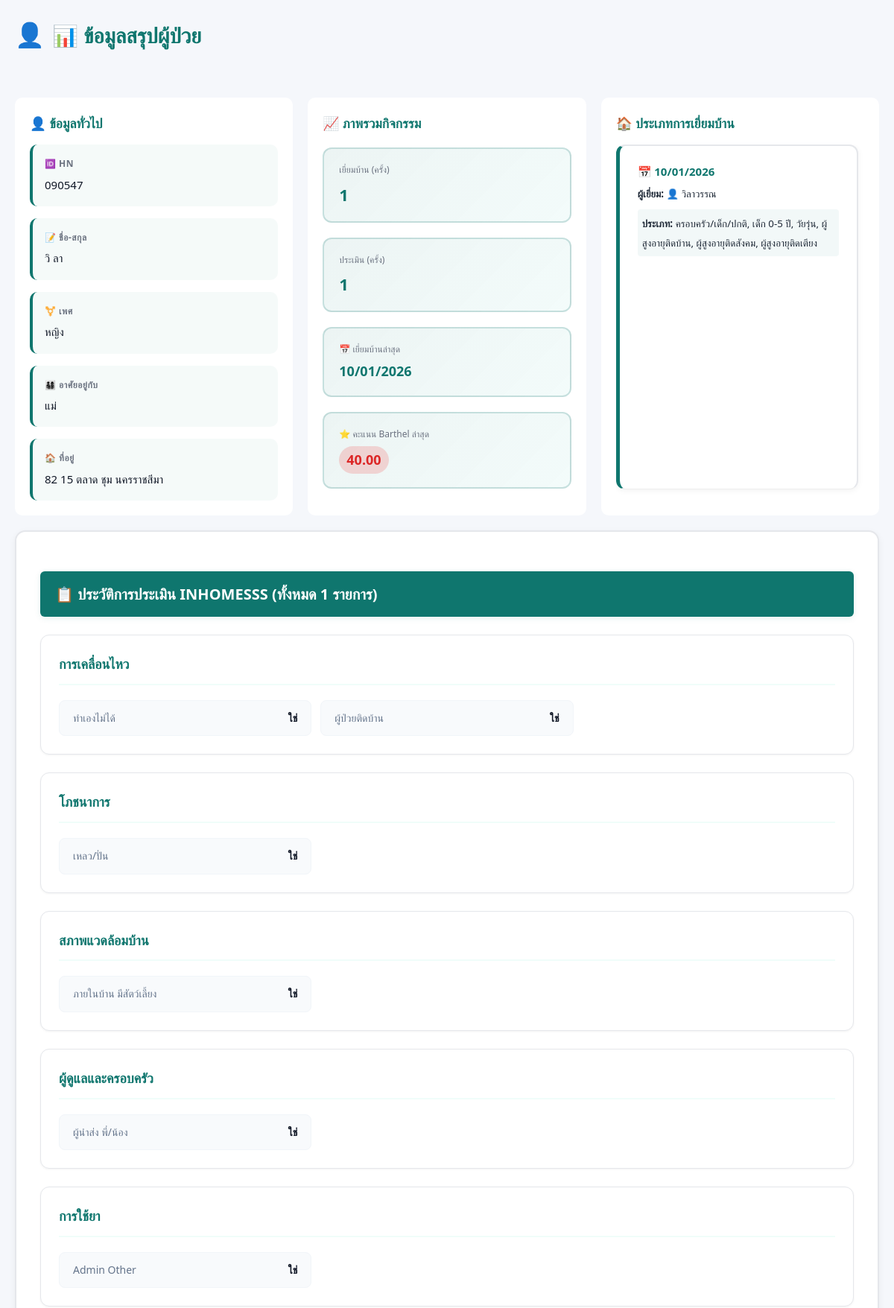
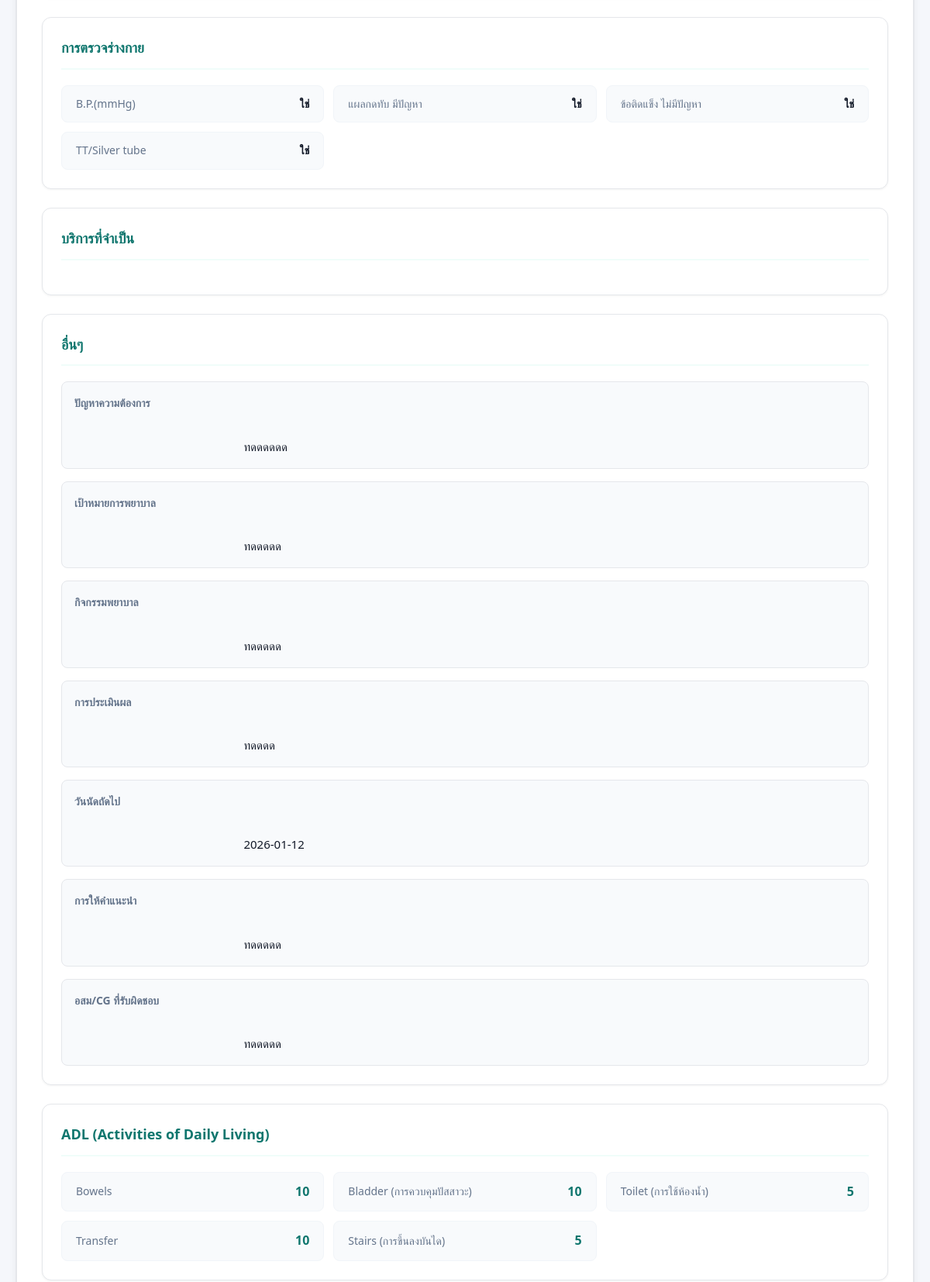
The app's page /patient_overview.php?patient_id=3&hn=090547 (upper part) with its own data (2 pictures, top to bottom).
### tables this page shows
CREATE TABLE `patients` (
  `id` int(11) NOT NULL,
  `no` varchar(50) DEFAULT NULL COMMENT 'ลำดับ',
  `visit_date` date DEFAULT NULL COMMENT 'วันที่เยี่ยม',
  `hn` varchar(50) DEFAULT NULL COMMENT 'HN (Hospital Number)',
  `fullname` varchar(255) DEFAULT NULL COMMENT 'ชื่อ-สกุล',
  `age_y` int(11) DEFAULT NULL COMMENT 'อายุ (ปี)',
  `age_m` int(11) DEFAULT NULL COMMENT 'อายุ (เดือน)',
  `gender` varchar(10) DEFAULT NULL COMMENT 'เพศ',
  `gender_note` text DEFAULT NULL COMMENT 'หมายเหตุเพศ',
  `address_no` varchar(100) DEFAULT NULL COMMENT 'เลขที่',
  `address_moo` varchar(50) DEFAULT NULL COMMENT 'หมู่',
  `address_tambon` varchar(100) DEFAULT NULL COMMENT 'ตำบล',
  `address_amphur` varchar(100) DEFAULT NULL COMMENT 'อำเภอ',
  `address_province` varchar(100) DEFAULT NULL COMMENT 'จังหวัด',
  `live_with` varchar(255) DEFAULT NULL COMMENT 'อาศัยอยู่กับ',
  `residence_type` varchar(100) DEFAULT NULL COMMENT 'ประเภทที่อยู่อาศัย',
  `pre_visit_illness` text DEFAULT NULL,
  `is_imc` varchar(10) DEFAULT NULL,
  `visit_reason` text DEFAULT NULL,
  `symptoms_found` text DEFAULT NULL,
  `medical_equipment` text DEFAULT NULL,
  `problems_found` text DEFAULT NULL,
  `solution` text DEFAULT NULL,
  `consultation` tinyint(1) DEFAULT 0 COMMENT 'เบิกปรึกษา',
  `no_consultation` text DEFAULT NULL COMMENT 'ไม่เบิกปรึกษา',
  `imc` varchar(50) DEFAULT NULL COMMENT 'IMC/BMI',
  `health_note` text DEFAULT NULL COMMENT 'หมายเหตุสุขภาพ',
  `consult_yes` tinyint(1) DEFAULT 0 COMMENT 'ปรึกษา',
  `consult_no` tinyint(1) DEFAULT 0 COMMENT 'ไม่ปรึกษา',
  `medicine_yes` tinyint(1) DEFAULT 0 COMMENT 'ให้ยา',
  `medicine_no` tinyint(1) DEFAULT 0 COMMENT 'ไม่ให้ยา',
  `wc_info` varchar(255) DEFAULT NULL COMMENT 'บ้านแรม (WC)',
  `general_note` text DEFAULT NULL COMMENT 'หมายเหตุทั่วไป',
  `created_at` timestamp NOT NULL DEFAULT current_timestamp() COMMENT 'วันที่สร้าง',
  `updated_at` timestamp NOT NULL DEFAULT current_timestamp() ON UPDATE current_timestamp() COMMENT 'วันที่อัปเดต'
);

CREATE TABLE `visits` (
  `id` int(11) NOT NULL,
  `patient_id` int(11) DEFAULT NULL COMMENT 'รหัสผู้ป่วย',
  `visit_date` date DEFAULT NULL COMMENT 'วันที่เยี่ยม',
  `visit_time` time DEFAULT NULL COMMENT 'เวลาเยี่ยม',
  `visit_number` int(11) DEFAULT NULL COMMENT 'ครั้งที่',
  `visit_type_id` int(11) DEFAULT NULL COMMENT 'ประเภทการเยี่ยม',
  `visit_type_category` text DEFAULT NULL,
  `hn` varchar(50) DEFAULT NULL COMMENT 'HN',
  `fullname` varchar(255) DEFAULT NULL COMMENT 'ชื่อ-สกุลผู้ป่วย',
  `visitor` varchar(255) DEFAULT NULL COMMENT 'ผู้เยี่ยม',
  `purpose` text DEFAULT NULL COMMENT 'วัตถุประสงค์การเยี่ยม',
  `facilities` text DEFAULT NULL COMMENT 'สิ่งอำนวยความสะดวก',
  `referral` text DEFAULT NULL COMMENT 'การส่งต่อ',
  `summary` text DEFAULT NULL COMMENT 'สรุป',
  `notes` text DEFAULT NULL COMMENT 'หมายเหตุ',
  `created_by` int(11) DEFAULT NULL COMMENT 'ผู้สร้าง',
  `created_at` timestamp NOT NULL DEFAULT current_timestamp() COMMENT 'วันที่สร้าง',
  `updated_at` timestamp NOT NULL DEFAULT current_timestamp() ON UPDATE current_timestamp() COMMENT 'วันที่อัปเดต'
);

CREATE TABLE `inhomess_assessments` (
  `id` int(11) NOT NULL,
  `visit_id` int(11) DEFAULT NULL COMMENT 'รหัสการเยี่ยม',
  `patient_id` int(11) DEFAULT NULL COMMENT 'รหัสผู้ป่วย',
  `assessor_id` int(11) DEFAULT NULL COMMENT 'รหัสผู้ประเมิน',
  `hn` varchar(50) DEFAULT NULL COMMENT 'HN',
  `fullname` varchar(255) DEFAULT NULL COMMENT 'ชื่อ-สกุล',
  `assess_date` date DEFAULT NULL COMMENT 'วันที่ประเมิน',
  `assessor` varchar(255) DEFAULT NULL COMMENT 'ผู้ประเมิน',
  `data` longtext DEFAULT NULL COMMENT 'ข้อมูลการประเมินทั้งหมด (JSON)',
  `score` decimal(10,2) DEFAULT NULL COMMENT 'คะแนน Barthel Index',
  `created_at` timestamp NOT NULL DEFAULT current_timestamp() COMMENT 'วันที่สร้าง',
  `updated_at` timestamp NOT NULL DEFAULT current_timestamp() ON UPDATE current_timestamp() COMMENT 'วันที่อัปเดต'
);

### patient_overview.php (the view, shortened to what the rows shown need)
<?php
require_once __DIR__ . '/db.php';
$patient_id = isset($_GET['patient_id']) ? (int) $_GET['patient_id'] : null;
$hn_param = isset($_GET['hn']) ? trim($_GET['hn']) : '';
$patient = null;
if ($patient_id) {
    $patient = db_get_patient_by_id($patient_id);
} elseif ($hn_param && function_exists('db_find_patient_by_hn')) {
    $pid = db_find_patient_by_hn($hn_param);
    if ($pid) {
        $patient_id = (int) $pid;
        $patient = db_get_patient_by_id($patient_id);
    }
}
$hn_for_search = $patient['hn'] ?? $hn_param ?? '';
$pid_for_search = $patient_id ?: null;
$visits = function_exists('db_get_visits_by_patient')
    ? db_get_visits_by_patient($pid_for_search, $hn_for_search, 1)
    : [];
$assessments = function_exists('db_get_assessments_by_patient')
    ? db_get_assessments_by_patient($pid_for_search, $hn_for_search, 1000)
    : [];
$total_visits = count($visits);
$total_assess = count($assessments);
$last_visit_date = $total_visits ? ($visits[0]['visit_date'] ?? '') : '';
$last_score = $total_assess ? ($assessments[0]['score'] ?? null) : null;
?>
<!DOCTYPE html>
<html lang="th">
<head>
    <link rel="stylesheet" href="styles.css">
</head>
<body>
    <div class="dashboard-container">
        <div class="header-section">
            <h1>📊 ข้อมูลสรุปผู้ป่วย</h1>
        </div>
        <div class="container">
            <?php if (!$patient): ?>
                <div class="alert alert-warning">ไม่พบข้อมูลผู้ป่วย</div>
            <?php else: ?>
                <div class="top-section">
                    <div class="card" style="height: fit-content; max-height: 600px; overflow-y: auto;">
                        <h3 style="margin-bottom: 15px; font-size: 1.1rem; color: #0f766e;">👤 ข้อมูลทั่วไป</h3>
                        <div class="card-body">
                            <div class="info-grid">
                                <div class="info-item">
                                    <label>🆔 HN</label>
                                    <span><?php echo htmlspecialchars($patient['hn'] ?? '-'); ?></span>
                                </div>
                                <div class="info-item">
                                    <label>📝 ชื่อ-สกุล</label>
                                    <span><?php echo htmlspecialchars($patient['fullname'] ?? '-'); ?></span>
                                </div>
                                <div class="info-item">
                                    <label>⚧️ เพศ</label>
                                    <span><?php echo htmlspecialchars($patient['gender'] ?? '-'); ?></span>
                                </div>
                                <div class="info-item">
                                    <label>👨‍👩‍👧‍👦 อาศัยอยู่กับ</label>
                                    <span><?php echo htmlspecialchars($patient['live_with'] ?? '-'); ?></span>
                                </div>
                                <div class="info-item" style="grid-column: 1 / -1;">
                                    <label>🏠 ที่อยู่</label>
                                    <span>
                                        <?php
                                        $address_parts = array_filter([
                                            $patient['address_no'] ?? '',
                                            $patient['address_moo'] ?? '',
                                            $patient['address_tambon'] ?? '',
                                            $patient['address_amphur'] ?? '',
                                            $patient['address_province'] ?? ''
                                        ]);
                                        echo !empty($address_parts) ? htmlspecialchars(implode(' ', $address_parts)) : '-';
                                        ?>
                                    </span>
                                </div>
                            </div>
                        </div>
                    </div>
                    <div class="card" style="height: fit-content; max-height: 600px; overflow-y: auto;">
                        <h3 style="margin-bottom: 15px; font-size: 1.1rem; color: #0f766e;">📈 ภาพรวมกิจกรรม</h3>
                        <div class="card-body">
                            <div class="mini-stats">
                                <div class="mini-stat">
                                    <div class="mini-label">เยี่ยมบ้าน (ครั้ง)</div>
                                    <div class="mini-value"><?php echo number_format($total_visits); ?></div>
                                </div>
                                <div class="mini-stat">
                                    <div class="mini-label">ประเมิน (ครั้ง)</div>
                                    <div class="mini-value"><?php echo number_format($total_assess); ?></div>
                                </div>
                                <div class="mini-stat">
                                    <div class="mini-label">📅 เยี่ยมบ้านล่าสุด</div>
                                    <div class="mini-value" style="font-size: 18px;">
                                        <?php
                                        if ($last_visit_date) {
                                            $d = new DateTime($last_visit_date);
                                            echo $d->format('d/m/Y');
                                        } else {
                                            echo '-';
                                        }
                                        ?>
                                    </div>
                                </div>
                                <div class="mini-stat">
                                    <div class="mini-label">⭐ คะแนน Barthel ล่าสุด</div>
                                    <div class="mini-value">
                                        <?php
                                        if ($last_score !== null) {
                                            $score_class = '';
                                            if ($last_score >= 80)
                                                $score_class = 'high';
                                            elseif ($last_score >= 50)
                                                $score_class = 'medium';
                                            else
                                                $score_class = 'low';
                                            echo '<span class="score-badge ' . $score_class . '" style="font-size: 18px; padding: 4px 10px;">' . number_format($last_score, 2) . '</span>';
                                        } else {
                                            echo '-';
                                        }
                                        ?>
                                    </div>
                                </div>
                            </div>
                        </div>
                    </div>
                    <div class="card" style="height: fit-content; max-height: 600px; overflow-y: auto;">
                        <h3 style="margin-bottom: 15px; font-size: 1.1rem; color: #0f766e;">🏠 ประเภทการเยี่ยมบ้าน
                        </h3>
                        <?php
                        if (!function_exists('convertToLabels')) {
                            function convertToLabels($value, $map)
                            {
                                $values = array_map('trim', explode(',', $value));
                                $labels = [];
                                foreach ($values as $val) {
                                    if (isset($map[$val])) {
                                        $labels[] = $map[$val];
                                    } else {
                                        $labels[] = $val;
                                    }
                                }
                                return implode(', ', $labels);
                            }
                        }
                        $visit_type_category_map = [
                            'family_normal' => 'ครอบครัว/เด็ก/ปกติ',
                            'child_0_5' => 'เด็ก 0-5 ปี',
                            'teenager' => 'วัยรุ่น',
                            'working_age' => 'วัยทำงาน',
                            'elderly_homebound' => 'ผู้สูงอายุติดบ้าน',
                            'elderly_social' => 'ผู้สูงอายุติดสังคม',
                            'elderly_bedridden' => 'ผู้สูงอายุติดเตียง',
                            'disabled' => 'ผู้พิการ/ด้อยโอกาส',
                            'drug_addict' => 'ผู้ติดยาเสพติด',
                            'pregnant' => 'หญิงตั้งครรภ์',
                            'postpartum' => 'หญิงหลังคลอด',
                            'chronic' => 'ผู้ป่วยเรื้อรัง',
                            'psychiatric' => 'ผู้ป่วยจิตเวช',
                            'discharged' => 'ผู้ป่วยกลับจาก Admit',
                            'ongoing_case' => 'ผู้ป่วยติดต่อ'
                        ];
                        if (isset($total_visits) && $total_visits):
                            ?>
                            <div class="activity-cards">
                                <?php foreach ($visits as $v): ?>
                                    <div class="activity-card"
                                        style="border-bottom: 1px solid #eee; padding-bottom: 15px; margin-bottom: 15px;">
                                        <div class="activity-date" style="font-weight: bold; color: #0f766e;">
                                            📅
                                            <?php echo ($v['visit_date']) ? (new DateTime($v['visit_date']))->format('d/m/Y') : '-'; ?>
                                        </div>
                                        <?php if (!empty($v['visitor'])): ?>
                                            <div style="margin-top: 5px;"><small><strong>ผู้เยี่ยม:</strong> 👤
                                                    <?php echo htmlspecialchars($v['visitor']); ?></small></div>
                                        <?php endif; ?>
                                        <?php if (!empty($v['visit_type_category'])): ?>
                                            <div
                                                style="margin-top: 8px; padding: 6px; background: rgba(15,118,110,0.05); border-radius: 4px;">
                                                <small><strong>ประเภท:</strong>
                                                    <?php echo convertToLabels($v['visit_type_category'], $visit_type_category_map); ?></small>
                                            </div>
                                        <?php endif; ?>
                                    </div>
                                <?php endforeach; ?>
                            </div>
                        <?php else: ?>
                            <div style="text-align: center; color: #999; padding: 20px;">ไม่มีข้อมูล</div>
                        <?php endif; ?>
                    </div>
                </div>
            <?php endif; ?>
        </div>
    </div>
</body>
</html>

### records on screen
patients: hn "090547", fullname "วิ ลา", gender "หญิง", live_with "แม่"
visits: visit_date "10/01/2026", visitor "วิลาวรรณ", visit_type_category "ครอบครัว/เด็ก/ปกติ, เด็ก 0-5 ปี, วัยรุ่น, ผู้สูงอายุติดบ้าน, ผู้สูงอายุติดสังคม, ผู้สูงอายุติดเตียง"
inhomess_assessments: score "40.00"

### other values on screen
implode(' ', $address_parts) "82 15 ตลาด ชุม นครราชสีมา"
$total_visits "1"
$total_assess "1"
$sectionName "การเคลื่อนไหว"
$label "ทำเองไม่ได้"
$displayValue "ใช่"
$label "ผู้ป่วยติดบ้าน"
$sectionName "โภชนาการ"
$label "เหลว/ปั่น"
$sectionName "สภาพแวดล้อมบ้าน"
$label "ภายในบ้าน มีสัตว์เลี้ยง"
$sectionName "ผู้ดูแลและครอบครัว"
$label "ผู้นำส่ง พี่/น้อง"
$sectionName "การใช้ยา"
$label "Admin Other"
